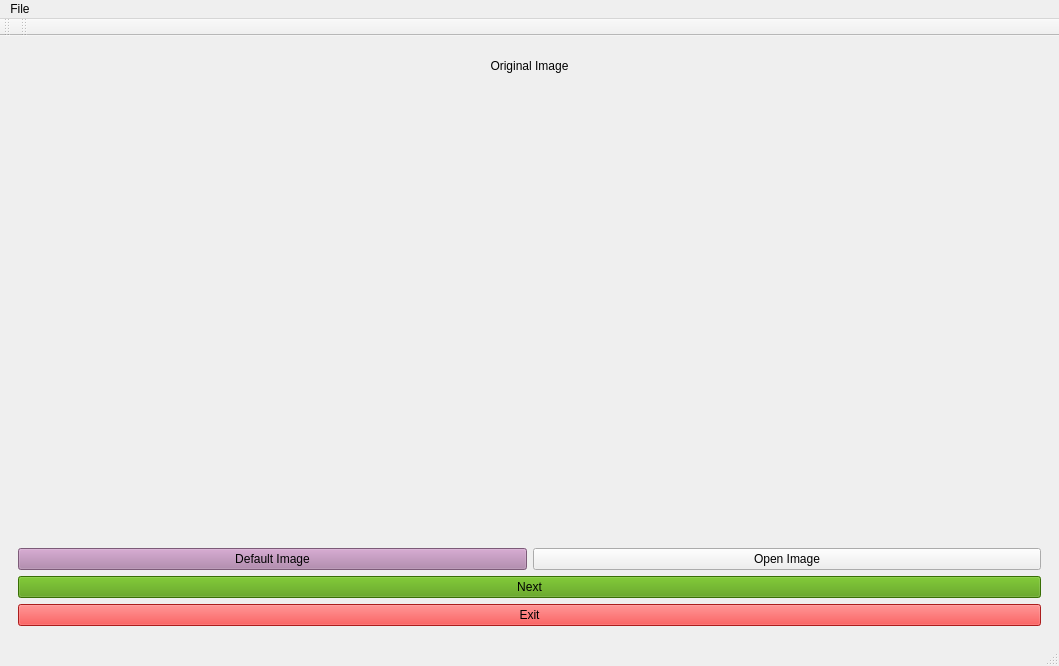
<?xml version="1.0" encoding="UTF-8"?>
<ui version="4.0">
 <class>MainWindow</class>
 <widget class="QMainWindow" name="MainWindow">
  <property name="geometry">
   <rect>
    <x>0</x>
    <y>0</y>
    <width>1059</width>
    <height>666</height>
   </rect>
  </property>
  <property name="windowTitle">
   <string>MainWindow</string>
  </property>
  <property name="autoFillBackground">
   <bool>false</bool>
  </property>
  <property name="styleSheet">
   <string notr="true"/>
  </property>
  <widget class="QWidget" name="centralwidget">
   <property name="styleSheet">
    <string notr="true"/>
   </property>
   <layout class="QHBoxLayout" name="horizontalLayout_7">
    <item>
     <widget class="QStackedWidget" name="stackedWidget">
      <property name="currentIndex">
       <number>0</number>
      </property>
      <widget class="QWidget" name="page">
       <layout class="QVBoxLayout" name="verticalLayout_8">
        <property name="topMargin">
         <number>9</number>
        </property>
        <item>
         <layout class="QVBoxLayout" name="verticalLayout_2" stretch="1,20">
          <item>
           <widget class="QLabel" name="label_8">
            <property name="text">
             <string>Original Image</string>
            </property>
            <property name="alignment">
             <set>Qt::AlignCenter</set>
            </property>
           </widget>
          </item>
          <item>
           <widget class="Label" name="original">
            <property name="sizePolicy">
             <sizepolicy hsizetype="Ignored" vsizetype="Ignored">
              <horstretch>0</horstretch>
              <verstretch>0</verstretch>
             </sizepolicy>
            </property>
            <property name="text">
             <string/>
            </property>
            <property name="scaledContents">
             <bool>true</bool>
            </property>
           </widget>
          </item>
         </layout>
        </item>
        <item>
         <layout class="QHBoxLayout" name="horizontalLayout_4">
          <item>
           <widget class="QPushButton" name="pushButton_3">
            <property name="styleSheet">
             <string notr="true">background-color: rgb(173, 127, 168);</string>
            </property>
            <property name="text">
             <string>Default Image</string>
            </property>
           </widget>
          </item>
          <item>
           <widget class="QPushButton" name="pushButton_5">
            <property name="text">
             <string>Open Image</string>
            </property>
           </widget>
          </item>
         </layout>
        </item>
        <item>
         <widget class="QPushButton" name="pushButton_9">
          <property name="styleSheet">
           <string notr="true">background-color: rgb(78, 154, 6);</string>
          </property>
          <property name="text">
           <string>Next</string>
          </property>
         </widget>
        </item>
        <item>
         <widget class="QPushButton" name="pushButton_4">
          <property name="styleSheet">
           <string notr="true">background-color: rgb(239, 41, 41);</string>
          </property>
          <property name="text">
           <string>Exit</string>
          </property>
         </widget>
        </item>
       </layout>
      </widget>
      <widget class="QWidget" name="page_2">
       <layout class="QVBoxLayout" name="verticalLayout_6" stretch="0,6,1,1,0,1">
        <item>
         <widget class="QLabel" name="label_2">
          <property name="text">
           <string>Noise Generator</string>
          </property>
          <property name="alignment">
           <set>Qt::AlignCenter</set>
          </property>
         </widget>
        </item>
        <item>
         <layout class="QVBoxLayout" name="verticalLayout_3" stretch="1,20">
          <item>
           <widget class="QLabel" name="label_9">
            <property name="text">
             <string>Noise</string>
            </property>
            <property name="alignment">
             <set>Qt::AlignCenter</set>
            </property>
           </widget>
          </item>
          <item>
           <widget class="Label" name="preview">
            <property name="sizePolicy">
             <sizepolicy hsizetype="Ignored" vsizetype="Ignored">
              <horstretch>0</horstretch>
              <verstretch>0</verstretch>
             </sizepolicy>
            </property>
            <property name="text">
             <string/>
            </property>
            <property name="scaledContents">
             <bool>true</bool>
            </property>
           </widget>
          </item>
         </layout>
        </item>
        <item>
         <widget class="QCheckBox" name="checkBox">
          <property name="text">
           <string>Show real time preview as slider changes</string>
          </property>
          <property name="checked">
           <bool>false</bool>
          </property>
         </widget>
        </item>
        <item>
         <layout class="QHBoxLayout" name="horizontalLayout_5">
          <item>
           <layout class="QHBoxLayout" name="horizontalLayout_3">
            <item>
             <widget class="QLabel" name="label_6">
              <property name="text">
               <string>Noise level:</string>
              </property>
             </widget>
            </item>
            <item>
             <widget class="QSlider" name="horizontalSlider">
              <property name="minimum">
               <number>1</number>
              </property>
              <property name="maximum">
               <number>50</number>
              </property>
              <property name="singleStep">
               <number>1</number>
              </property>
              <property name="pageStep">
               <number>1</number>
              </property>
              <property name="value">
               <number>1</number>
              </property>
              <property name="orientation">
               <enum>Qt::Horizontal</enum>
              </property>
             </widget>
            </item>
            <item>
             <widget class="QLabel" name="label_7">
              <property name="text">
               <string>0.01</string>
              </property>
             </widget>
            </item>
           </layout>
          </item>
          <item>
           <widget class="QPushButton" name="pushButton">
            <property name="styleSheet">
             <string notr="true">background-color: rgb(114, 159, 207);</string>
            </property>
            <property name="text">
             <string>Generate Noise</string>
            </property>
           </widget>
          </item>
         </layout>
        </item>
        <item>
         <layout class="QHBoxLayout" name="horizontalLayout_6">
          <item>
           <widget class="QPushButton" name="pushButton_6">
            <property name="styleSheet">
             <string notr="true">background-color: rgb(78, 154, 6);</string>
            </property>
            <property name="text">
             <string>Next</string>
            </property>
           </widget>
          </item>
          <item>
           <widget class="QPushButton" name="pushButton_10">
            <property name="text">
             <string>Back</string>
            </property>
           </widget>
          </item>
         </layout>
        </item>
        <item>
         <widget class="QPushButton" name="pushButton_7">
          <property name="styleSheet">
           <string notr="true">background-color: rgb(239, 41, 41);</string>
          </property>
          <property name="text">
           <string>Exit</string>
          </property>
         </widget>
        </item>
       </layout>
      </widget>
      <widget class="QWidget" name="page_3">
       <layout class="QVBoxLayout" name="verticalLayout_7">
        <item>
         <widget class="QLabel" name="label">
          <property name="text">
           <string>Models</string>
          </property>
          <property name="alignment">
           <set>Qt::AlignCenter</set>
          </property>
         </widget>
        </item>
        <item>
         <layout class="QVBoxLayout" name="verticalLayout_4" stretch="0,5">
          <item>
           <widget class="QLabel" name="label_10">
            <property name="text">
             <string>After</string>
            </property>
            <property name="alignment">
             <set>Qt::AlignCenter</set>
            </property>
           </widget>
          </item>
          <item>
           <widget class="Label" name="original_2">
            <property name="sizePolicy">
             <sizepolicy hsizetype="Ignored" vsizetype="Ignored">
              <horstretch>0</horstretch>
              <verstretch>0</verstretch>
             </sizepolicy>
            </property>
            <property name="text">
             <string/>
            </property>
            <property name="scaledContents">
             <bool>true</bool>
            </property>
           </widget>
          </item>
         </layout>
        </item>
        <item>
         <layout class="QHBoxLayout" name="horizontalLayout_2" stretch="2,5,3">
          <item>
           <widget class="QCheckBox" name="checkBox_2">
            <property name="text">
             <string>Display result on a separate window</string>
            </property>
           </widget>
          </item>
          <item>
           <spacer name="horizontalSpacer">
            <property name="orientation">
             <enum>Qt::Horizontal</enum>
            </property>
            <property name="sizeHint" stdset="0">
             <size>
              <width>40</width>
              <height>20</height>
             </size>
            </property>
           </spacer>
          </item>
          <item>
           <widget class="QProgressBar" name="progressBar">
            <property name="enabled">
             <bool>true</bool>
            </property>
            <property name="maximum">
             <number>5</number>
            </property>
            <property name="value">
             <number>0</number>
            </property>
           </widget>
          </item>
         </layout>
        </item>
        <item>
         <widget class="QCheckBox" name="checkBox_3">
          <property name="text">
           <string>Run model on image with noise</string>
          </property>
         </widget>
        </item>
        <item>
         <layout class="QHBoxLayout" name="horizontalLayout" stretch="1,3,1">
          <item>
           <widget class="QLabel" name="label_3">
            <property name="text">
             <string>Select a model:</string>
            </property>
            <property name="alignment">
             <set>Qt::AlignCenter</set>
            </property>
           </widget>
          </item>
          <item>
           <widget class="QComboBox" name="comboBox"/>
          </item>
          <item>
           <widget class="QPushButton" name="pushButton_2">
            <property name="styleSheet">
             <string notr="true">background-color: rgb(114, 159, 207);</string>
            </property>
            <property name="text">
             <string>Run model</string>
            </property>
           </widget>
          </item>
         </layout>
        </item>
        <item>
         <widget class="QPushButton" name="pushButton_11">
          <property name="text">
           <string>Back</string>
          </property>
         </widget>
        </item>
        <item>
         <widget class="QPushButton" name="pushButton_8">
          <property name="styleSheet">
           <string notr="true">background-color: rgb(239, 41, 41);</string>
          </property>
          <property name="text">
           <string>Exit</string>
          </property>
         </widget>
        </item>
       </layout>
      </widget>
     </widget>
    </item>
   </layout>
  </widget>
  <widget class="QMenuBar" name="menubar">
   <property name="geometry">
    <rect>
     <x>0</x>
     <y>0</y>
     <width>1059</width>
     <height>22</height>
    </rect>
   </property>
   <widget class="QMenu" name="menuFile">
    <property name="title">
     <string>File</string>
    </property>
    <addaction name="actionOpen"/>
    <addaction name="actionSave"/>
    <addaction name="actionSave_As"/>
   </widget>
   <addaction name="menuFile"/>
  </widget>
  <widget class="QStatusBar" name="statusbar"/>
  <widget class="QToolBar" name="toolBar">
   <property name="windowTitle">
    <string>toolBar</string>
   </property>
   <attribute name="toolBarArea">
    <enum>TopToolBarArea</enum>
   </attribute>
   <attribute name="toolBarBreak">
    <bool>false</bool>
   </attribute>
  </widget>
  <widget class="QToolBar" name="toolBar_2">
   <property name="windowTitle">
    <string>toolBar_2</string>
   </property>
   <attribute name="toolBarArea">
    <enum>TopToolBarArea</enum>
   </attribute>
   <attribute name="toolBarBreak">
    <bool>false</bool>
   </attribute>
  </widget>
  <action name="actionOpen">
   <property name="text">
    <string>Open</string>
   </property>
  </action>
  <action name="actionSave">
   <property name="text">
    <string>Save</string>
   </property>
  </action>
  <action name="actionSave_As">
   <property name="text">
    <string>Save As</string>
   </property>
  </action>
 </widget>
 <customwidgets>
  <customwidget>
   <class>Label</class>
   <extends>QLabel</extends>
   <header>qlabel</header>
  </customwidget>
 </customwidgets>
 <resources/>
 <connections/>
 <slots>
  <slot>browseSlot()</slot>
 </slots>
</ui>
